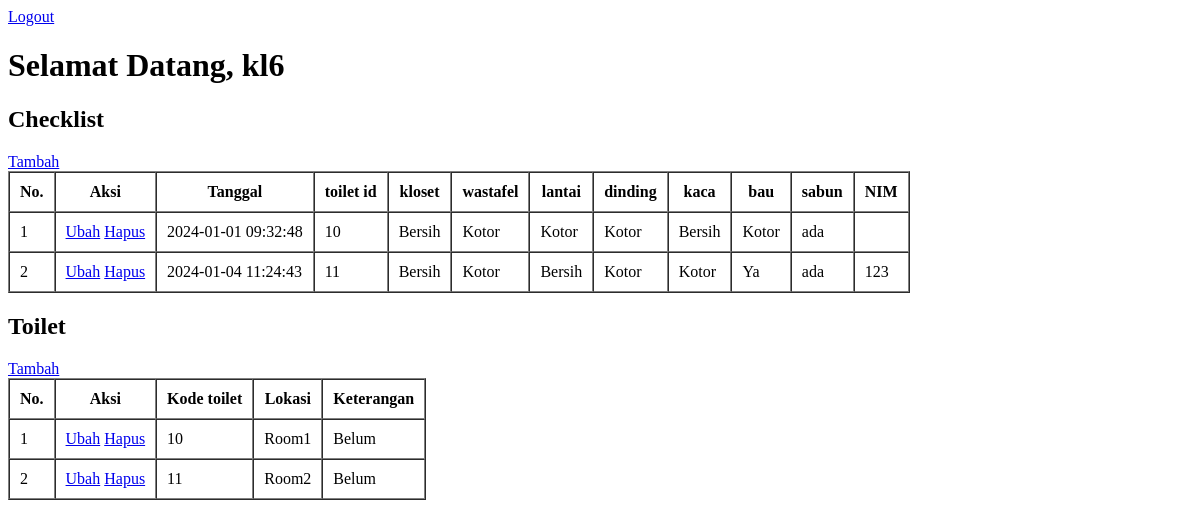
The page /php/index.php (signed in) on the database as committed earlier.
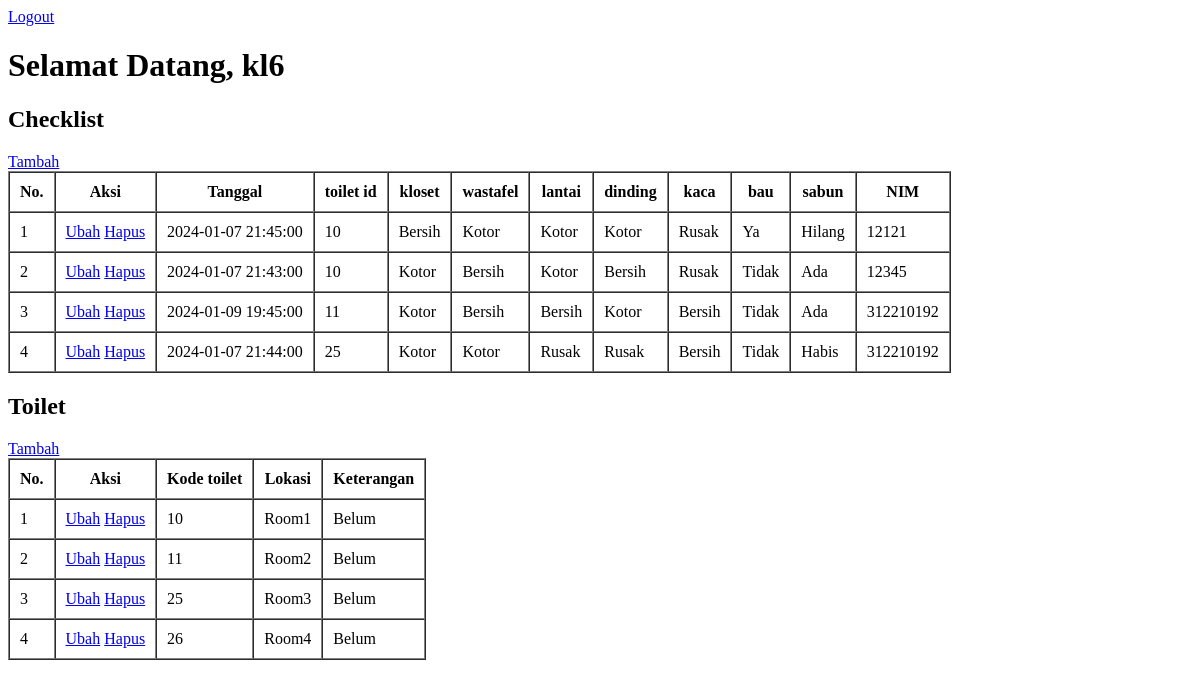
The same page on the database as committed later.
### tables this page shows
CREATE TABLE `checklist` (
  `id` int(11) NOT NULL,
  `tanggal` datetime DEFAULT NULL,
  `toilet_id` int(11) NOT NULL,
  `kloset` varchar(10) DEFAULT NULL COMMENT 'Bersih/Kotor/Rusak',
  `wastafel` varchar(10) DEFAULT NULL COMMENT 'Bersih/Kotor/Rusak',
  `lantai` varchar(10) DEFAULT NULL COMMENT 'Bersih/Kotor/Rusak',
  `dinding` varchar(10) DEFAULT NULL COMMENT 'Bersih/Kotor/Rusak',
  `kaca` varchar(10) DEFAULT NULL COMMENT 'Bersih/Kotor/Rusak',
  `bau` varchar(10) DEFAULT NULL COMMENT 'Ya/Tidak',
  `sabun` varchar(10) DEFAULT NULL COMMENT 'Ada/Habis/Hilang',
  `users_id` int(11) NOT NULL,
  `nim` varchar(10) NOT NULL
);

CREATE TABLE `toilet` (
  `id` int(11) NOT NULL,
  `lokasi` varchar(45) DEFAULT NULL,
  `keterangan` varchar(45) DEFAULT NULL
);

### php/functions.php (called while the page is built, shortened)
<?php
$conn = mysqli_connect("localhost","root","","db_checklist");
function query($query) {
    global $conn;
    $result = mysqli_query($conn, $query);
    $rows = [];
    while($row = mysqli_fetch_assoc($result)) {
        $rows[] = $row;
    }
    return $rows;
}
?>

### php/index.php (the view, shortened to what this page needs)
<?php
require 'functions.php';
$checklist = query("SELECT * FROM checklist");
$toilet = query("SELECT * FROM toilet");
?>
<!DOCTYPE html>
<html lang="en">
<head>
</head>
<body>
    <a href="logout.php">Logout</a>
    <h1>Selamat Datang, <?= $_SESSION['nama']; ?></h1>
    <h2>Checklist</h2>
    <a href="tambah.php">Tambah</a>
    <table border="1" cellpadding='10' cellspacing='0'>
        <tr>
            <th>No.</th>
            <th>Aksi</th>
            <th>Tanggal</th>
            <th>toilet id</th>
            <th>kloset</th>
            <th>wastafel</th>
            <th>lantai</th>
            <th>dinding</th>
            <th>kaca</th>
            <th>bau</th>
            <th>sabun</th>
            <th>NIM</th>
        </tr>
        <?php $i=1; ?>
        <?php foreach($checklist as $cek) : ?>
        <tr>
            <td><?= $i; ?></td>
            <td>
                <a href="ubahc.php?id=<?= $cek['id']; ?>">Ubah</a> <a href="hapus.php?id=<?= $cek['id']; ?>">Hapus</a>
            </td>
            <td><?= $cek['tanggal']; ?></td>
            <td><?= $cek['toilet_id']; ?></td>
            <td><?= $cek['kloset']; ?></td>
            <td><?= $cek['wastafel']; ?></td>
            <td><?= $cek['lantai']; ?></td>
            <td><?= $cek['dinding']; ?></td>
            <td><?= $cek['kaca']; ?></td>
            <td><?= $cek['bau']; ?></td>
            <td><?= $cek['sabun']; ?></td>
            <td><?= $cek['nim']; ?></td>
        </tr>
        <?php $i++ ?>
        <?php endforeach; ?>
    </table>
    <h2>Toilet</h2>
    <a href="tambah.php">Tambah</a>
    <table border="1" cellpadding='10' cellspacing='0'>
        <tr>
            <th>No.</th>
            <th>Aksi</th>
            <th>Kode toilet</th>
            <th>Lokasi</th>
            <th>Keterangan</th>
        </tr>
        <?php $i=1; ?>
        <?php foreach($toilet as $t) : ?>
        <tr>
            <td><?= $i; ?></td>
            <td><a href="ubaht.php?id=<?= $t['id']; ?>">Ubah</a> <a href="hapus.php?id=<?= $t['id']; ?>">Hapus</a></td>
            <td><?= $t['id']; ?></td>
            <td><?= $t['lokasi']; ?></td>
            <td><?= $t['keterangan']; ?></td>
        </tr>
        <?php $i++ ?>
        <?php endforeach; ?>
    </table>
</body>
</html>

Rows that differ between the two databases and show on the page:
removed checklist: tanggal "2024-01-01 09:32:48", toilet "10", kloset "Bersih", wastafel "Kotor", lantai "Kotor", dinding "Kotor", kaca "Bersih", bau "Kotor", sabun "ada"
removed checklist: tanggal "2024-01-04 11:24:43", toilet "11", kloset "Bersih", wastafel "Kotor", lantai "Bersih", dinding "Kotor", kaca "Kotor", bau "Ya", sabun "ada", nim "123"
added checklist: tanggal "2024-01-07 21:45:00", toilet "10", kloset "Bersih", wastafel "Kotor", lantai "Kotor", dinding "Kotor", kaca "Rusak", bau "Ya", sabun "Hilang", nim "12121"
added checklist: tanggal "2024-01-07 21:43:00", toilet "10", kloset "Kotor", wastafel "Bersih", lantai "Kotor", dinding "Bersih", kaca "Rusak", bau "Tidak", sabun "Ada", nim "12345"
added checklist: tanggal "2024-01-09 19:45:00", toilet "11", kloset "Kotor", wastafel "Bersih", lantai "Bersih", dinding "Kotor", kaca "Bersih", bau "Tidak", sabun "Ada", nim "312210192"
added checklist: tanggal "2024-01-07 21:44:00", toilet "25", kloset "Kotor", wastafel "Kotor", lantai "Rusak", dinding "Rusak", kaca "Bersih", bau "Tidak", sabun "Habis", nim "312210192"
added toilet: id "25", lokasi "Room3", keterangan "Belum"
added toilet: id "26", lokasi "Room4", keterangan "Belum"
